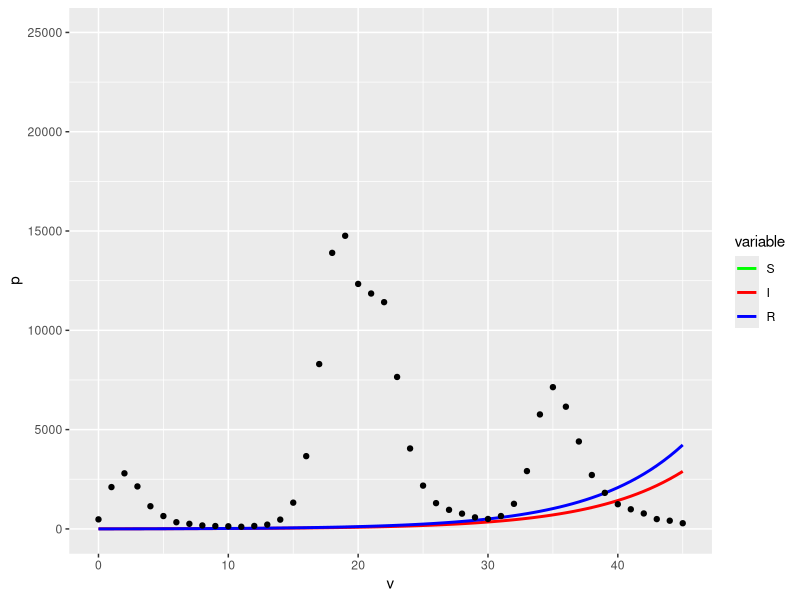

Source code (R):

# Change to whichever working directory needed
setwd("C:/Users/joely/Desktop/InfectiousDiseases/ProjectWriteup");

# Load libraries
library(deSolve);
library(ggplot2);
library(reshape2);
# Graphics
colours <- c('green','red', 'blue', 'black');
# Data-set
df <- data.frame(read.csv('SpanishFluDataset.csv', header=TRUE));
# Population data
N <- 3.4*10^7;
birth_rate <- 0;
death_rate <- 0;
# Initial conditions
initial_conditions <- c(S=N-5, I=5, R=0);

parameter_start <- c(beta=1.5, gamma=0.222222222, sigma=0, sd=15);

# SIRS model
model <- function(params, initial_conditions, times){
  equations <- function(time, state, parameters) {
    with(as.list(c(state, parameters)), {
      # Define the differential equations
      dS <- -beta * S * I / N + sigma*R + (birth_rate - death_rate)*S;
      dI <- beta * S * I / N - (gamma+death_rate)*I;
      dR <- gamma * I - (sigma+death_rate)*R;
      
      # Return the results as a list
      list(c(dS,dI, dR));
    })
  }
  # Always have to pass t=0 state to ode solver as it gets it's IC from t=0.
  out<-ode(y = initial_conditions, times = c(0,times), func = equations, parms = params);
  
  return(as.data.frame(out)[-1,]);
  
}

# Normal likelihood
likelihood <- function(parameters){
  model_data <- model(parameters, times=df$day, initial_conditions=initial_conditions)$I;
  -sum(dnorm(x=df$cases, sd=as.numeric(parameters['sd']),mean=model_data, log=TRUE));
}
estimated_parameters <- optim(parameter_start, likelihood, lower=c(0,0,0,1), upper=c(10,0.25,1,10), method="L-BFGS-B");

estimated_parameters;
graph_times <- seq(0, tail(df$day,n=1), 0.5);
estimated_model<-model(estimated_parameters$par, initial_conditions, graph_times);
estimated_model<-melt(estimated_model, id.vars="time");
ggplot(NULL, aes(v, p)) + 
  geom_line(data=estimated_model, aes(time,value, col=variable), linewidth=1) +
  geom_point(data=df, aes(day, cases))+coord_cartesian(ylim = c(0, 25000))+scale_color_manual(values=colours);
